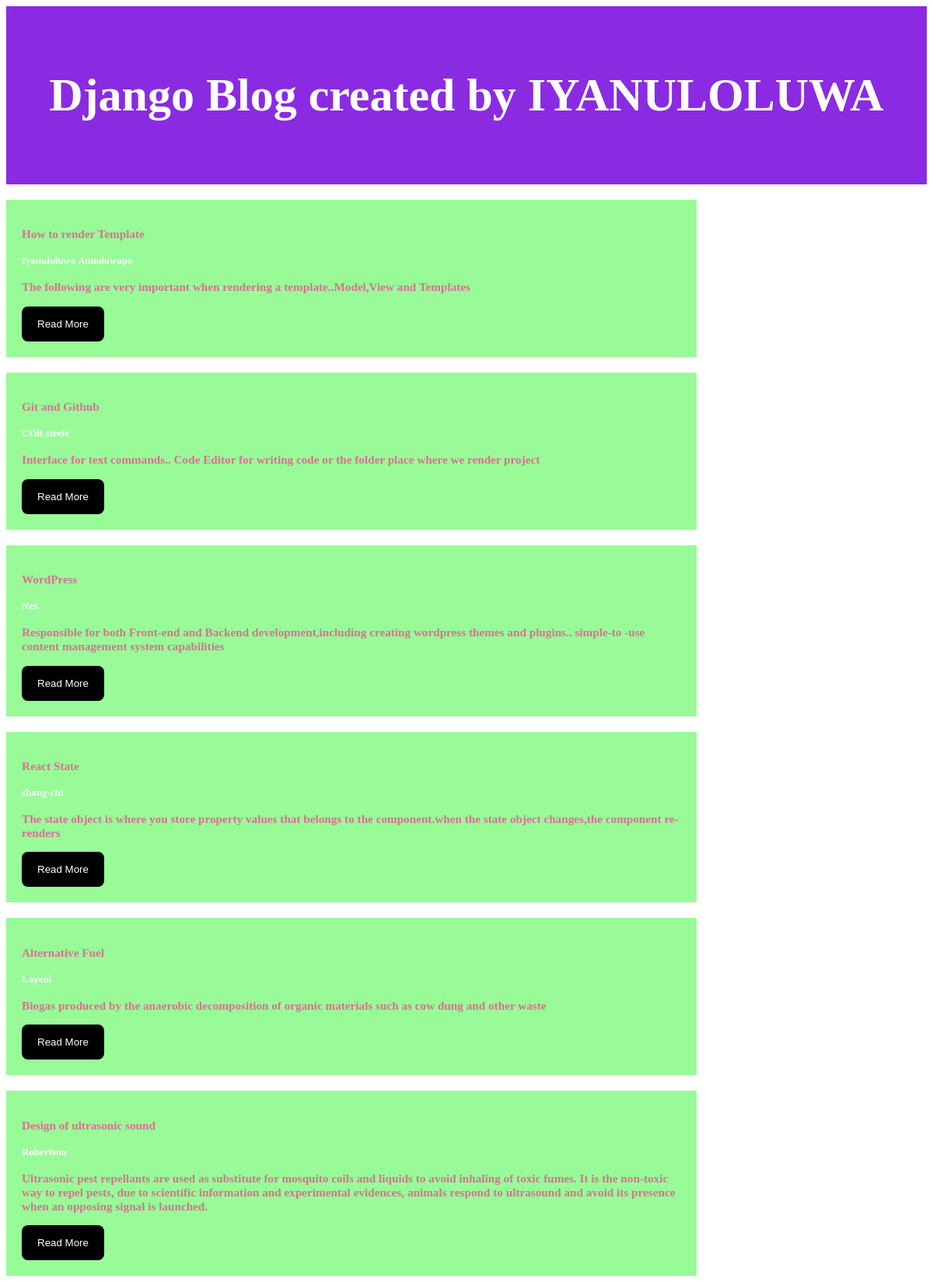
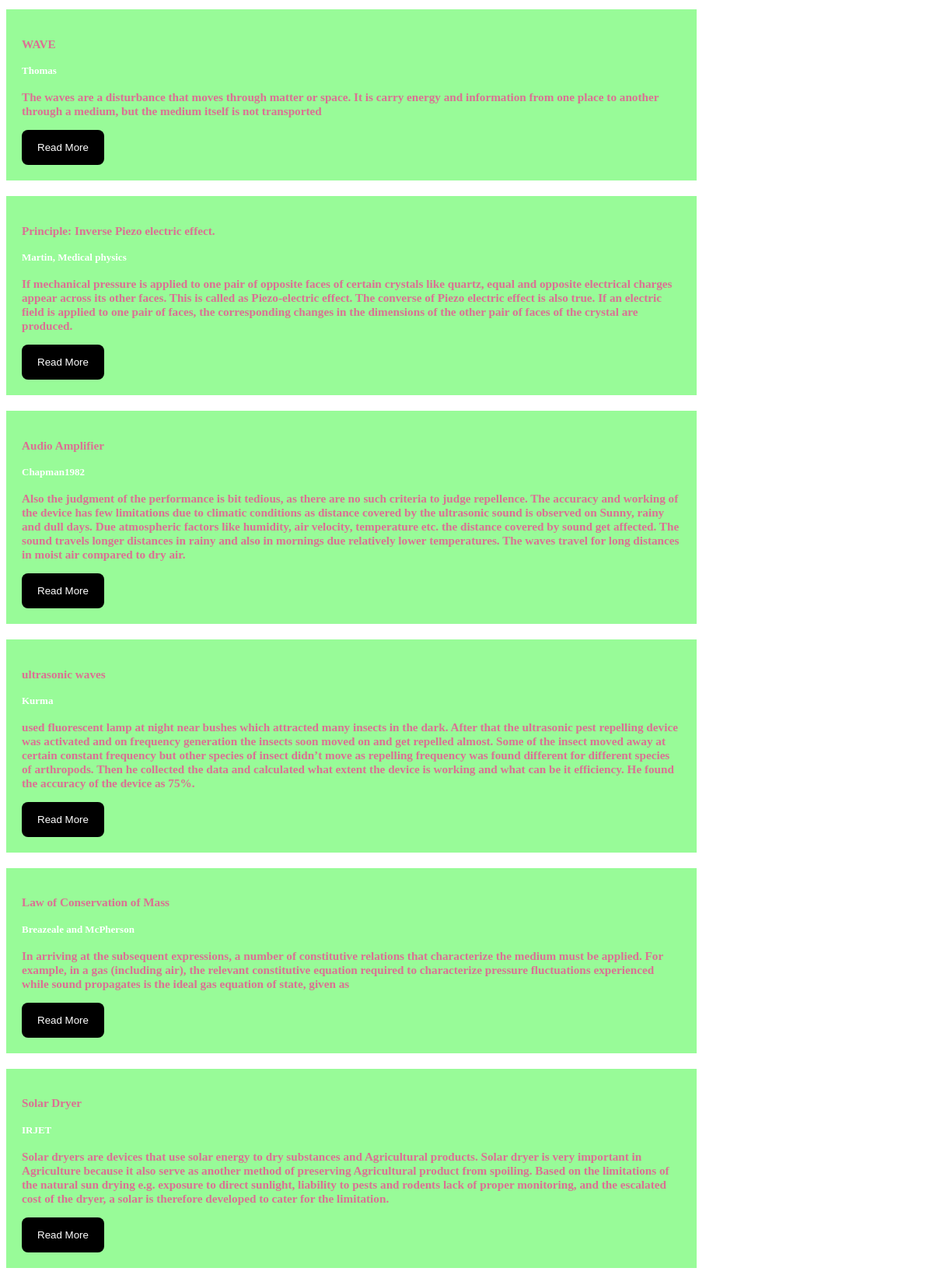
Page /kodecamp/ (upper part) on the committed database (2 pictures, top to bottom).
### kodecamp/models.py (models this page shows, shortened)
class Post(models.Model):
    author = models.CharField(max_length=30)
    title = models.CharField(max_length=50)
    content = models.TextField()
    category = models.CharField(max_length=50)
    created_date = models.DateTimeField(default=timezone.now)
    published_date = models.DateTimeField(blank=True,null=True)

### kodecamp/views.py (the view)
# urls.py: path('', homeView,name = 'home'),
def homeView(request):
    posts = Post.objects.all()
    context = {
        'posts':posts
    }
    return render(request,'blog/index.html',context)

### kodecamp/templates/blog/index.html (shortened to what this page needs)
<!DOCTYPE html>
<html lang="en">
<head>
    <link rel="stylesheet" href="index.css">
</head>
<body>
    <main>
        <div class="header">
            <h2>Django Blog created by IYANULOLUWA </h2>
        </div>
        <section>
            {% if posts %}
            <div class="row">
                {% for post in posts %}
                    <div class="leftcolumn">
                        <div class="card">
                            <h3>{{post.title}}</h3>
                            <h4>{{post.author}}</h4>
                            <h3>{{post.content}}</h3>
                            <a href="{% url 'kodecamp:detail' post.id %}"><button>Read More</button></a>
                        </div>
                    </div>
                {% endfor %}
            </div>
            {% else %}
                <p>No Post to  Display Option!!</p>
            {% endif %}
        </section>
    </main>
</body>
</html>

### kodecamp/templates/blog/index.html (style rules this page uses)
.header { padding: 30px; font-size: 40px; text-align: center; background: blueviolet; color: white; }
.leftcolumn { float: left; width: 75%; }
.card { background-color: palegreen; padding: 20px; margin-top: 20px; font-size: small; }
.row:after { content: ""; display: table; clear: both; }
button { background-color: black; color: #fff; padding: 15px 20px; border-radius: .5rem; border: none; cursor: pointer; }
h3 { color: palevioletred; }
h4 { color: white; }

### rows in the picture
Post: title "How to render Template", author "Iyanuloluwa Anuoluwapo", content "The following are very important when rendering a template..Model,View and Templates"
Post: title "Git and Github", author "COlt steele", content "Interface for text commands.. Code Editor for writing code or the folder place where we render project"
Post: title "WordPress", author "Nex", content "Responsible for both Front-end and Backend development,including creating wordpress themes and plugins.. simple-to -use content management system capabilities"
Post: title "React State", author "shang-chi", content "The state object is where you store property values that belongs to the component.when the state object changes,the component re-renders"
Post: title "Alternative Fuel", author "Layeni", content "Biogas produced by the anaerobic decomposition of organic materials such as cow dung and other waste"
Post: title "Design of ultrasonic sound", author "Robertson", content "Ultrasonic pest repellants are used as substitute for mosquito coils and liquids to avoid inhaling of toxic fumes. It is the non-toxic way to repel pests, due to scientific information and experimental evidences, animals respond to ultrasound and avoid its presence when an opposing signal is launched."
Post: title "WAVE", author "Thomas", content "The waves are a disturbance that moves through matter or space. It is carry energy and information from one place to another through a medium, but the medium itself is not transported"
Post: title "Principle: Inverse Piezo electric effect.", author "Martin, Medical physics", content "If mechanical pressure is applied to one pair of opposite faces of certain crystals like quartz, equal and opposite electrical charges appear across its other faces. This is called as Piezo-electric effect. The converse of Piezo electric effect is also true. If an electric field is applied to one pair of faces, the corresponding changes in the dimensions of the other pair of faces of the crystal are produced."
Post: title "Audio Amplifier", author "Chapman1982", content "Also the judgment of the performance is bit tedious, as there are no such criteria to judge repellence. The accuracy and working of the device has few limitations due to climatic conditions as distance covered by the ultrasonic sound is observed on Sunny, rainy and dull days. Due atmospheric factors like humidity, air velocity, temperature etc. the distance covered by sound get affected. The sound travels longer distances in rainy and also in mornings due relatively lower temperatures. The waves travel for long distances in moist air compared to dry air."
Post: title "ultrasonic waves", author "Kurma", content "used fluorescent lamp at night near bushes which attracted many insects in the dark. After that the ultrasonic pest repelling device was activated and on frequency generation the insects soon moved on and get repelled almost. Some of the insect moved away at certain constant frequency but other species of insect didn’t move as repelling frequency was found different for different species of arthropods. Then he collected the data and calculated what extent the device is working and what can be it efficiency. He found the accuracy of the device as 75%."
Post: title "Law of Conservation of Mass", author "Breazeale and McPherson", content "In arriving at the subsequent expressions, a number of constitutive relations that characterize the medium must be applied. For example, in a gas (including air), the relevant constitutive equation required to characterize pressure fluctuations experienced while sound propagates is the ideal gas equation of state, given as"
Post: title "Solar Dryer", author "IRJET", content "Solar dryers are devices that use solar energy to dry substances and Agricultural products. Solar dryer is very important in Agriculture because it also serve as another method of preserving Agricultural product from spoiling. Based on the limitations of the natural sun drying e.g. exposure to direct sunlight, liability to pests and rodents lack of proper monitoring, and the escalated cost of the dryer, a solar is therefore developed to cater for the limitation."
